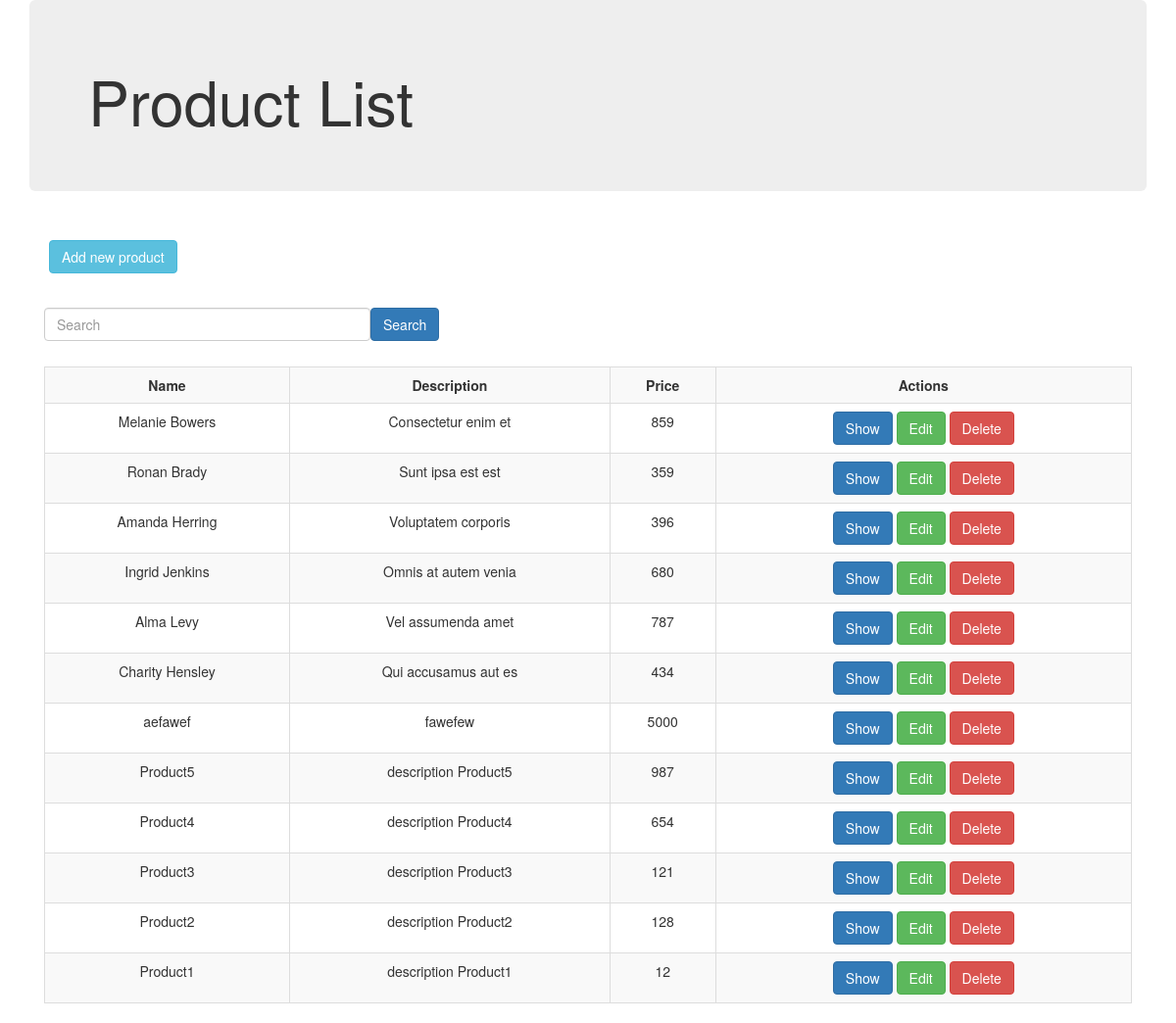
The page / on the database its author committed.
### tables this page shows
CREATE TABLE `products` (
  `id` int(10) NOT NULL,
  `name` varchar(255) NOT NULL,
  `description` text DEFAULT NULL,
  `price` double DEFAULT NULL,
  `comment` text DEFAULT NULL
);

### index.php (the view, shortened to what this page needs)
<?php include 'config/database.php'; ?>
<!DOCTYPE html>
<html lang="en">
<head>
    <link rel="stylesheet" href="https://maxcdn.bootstrapcdn.com/bootstrap/3.3.7/css/bootstrap.min.css" />
</head>
<body>
    <?php
        if(isset($_POST['search']) && $_POST['search']!=null){
            $query = "SELECT * FROM products where name LIKE CONCAT('%',:search,'%') order by id desc";
            $stmt = $con->prepare($query);
            $stmt->bindParam(':search',$_POST['search'],PDO::PARAM_STR);
            $stmt->execute();
            $result = $stmt->fetchAll(PDO::FETCH_ASSOC);
        }else{
            $query = 'SELECT * FROM products order by id desc';
            $stmt = $con->prepare($query);
            $stmt->execute();
            $result = $stmt->fetchAll(PDO::FETCH_ASSOC);
        }
    ?>
    <div class="container">
        <div class="jumbotron">
            <h1>Product List</h1>
        </div>
        <a href="create.php" class="btn btn-info" style="margin:20px; ">Add new product</a>
        <div class="container-fluid">
        <form style="padding-bottom:60px" action="index.php" method="post">
            <div class="form-group">
                <input style="width:30%;float:left" type="search" value="<?php echo isset($_POST['search']) ? $_POST['search'] : ''?>" name="search" class="form-control" placeholder="Search"/>
                <button style="float:left" type="submit" class="btn btn-primary">Search</button>
            </div>
        </form>
        <?php if($result != null){ ?>
            <table class="table table-striped table-bordered">
                <th class="text-center">Name</th>
                <th class="text-center">Description</th>
                <th class="text-center">Price</th>
                <th class="text-center">Actions</th>
                <?php
                   foreach($result as $row){
                        echo "<tr><td class='text-center'>{$row['name']}</td>";
                        echo "<td class='text-center'>{$row['description']}</td>";
                        echo "<td class='text-center'>{$row['price']}</td>";
                        echo "<td class='text-center'>
                            <a href='show.php?id={$row['id']}' class='btn btn-primary'>Show</a>
                            <a href='edit.php?id={$row['id']}' class='btn btn-success'>Edit</a>
                            <a href='delete.php?id={$row['id']}' class='btn btn-danger'>Delete</a>
                        </td></tr>";
                    }
                ?>
            </table>
        <?php }else{ echo "<div class='text-center'>No data found</div>" ;} ?>
        </div>
    </div>
</body>
</html>

### rows shown on the page
products: name "Melanie Bowers", description "Consectetur enim et", price "859"
products: name "Ronan Brady", description "Sunt ipsa est est", price "359"
products: name "Amanda Herring", description "Voluptatem corporis", price "396"
products: name "Ingrid Jenkins", description "Omnis at autem venia", price "680"
products: name "Alma Levy", description "Vel assumenda amet", price "787"
products: name "Charity Hensley", description "Qui accusamus aut es", price "434"
products: name "aefawef", description "fawefew", price "5000"
products: name "Product5", description "description Product5", price "987"
products: name "Product4", description "description Product4", price "654"
products: name "Product3", description "description Product3", price "121"
products: name "Product2", description "description Product2", price "128"
products: name "Product1", description "description Product1", price "12"
